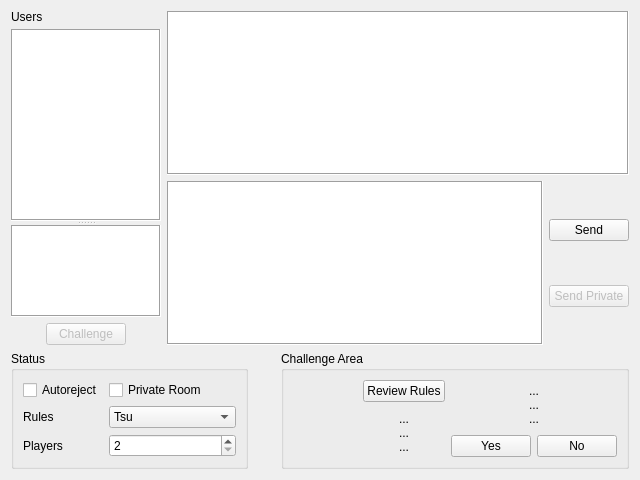
<?xml version="1.0" encoding="UTF-8"?>
<ui version="4.0">
 <class>ChatroomForm</class>
 <widget class="QWidget" name="ChatroomForm">
  <property name="geometry">
   <rect>
    <x>0</x>
    <y>0</y>
    <width>640</width>
    <height>480</height>
   </rect>
  </property>
  <property name="windowTitle">
   <string>Form</string>
  </property>
  <layout class="QVBoxLayout" name="verticalLayout_3">
   <item>
    <layout class="QHBoxLayout" name="RoomLayout" stretch="2,8">
     <item>
      <layout class="QVBoxLayout" name="UserPane">
       <item>
        <widget class="QLabel" name="usersOnlineLabel">
         <property name="sizePolicy">
          <sizepolicy hsizetype="Preferred" vsizetype="Minimum">
           <horstretch>0</horstretch>
           <verstretch>0</verstretch>
          </sizepolicy>
         </property>
         <property name="minimumSize">
          <size>
           <width>0</width>
           <height>12</height>
          </size>
         </property>
         <property name="maximumSize">
          <size>
           <width>16777215</width>
           <height>12</height>
          </size>
         </property>
         <property name="text">
          <string>Users</string>
         </property>
        </widget>
       </item>
       <item>
        <widget class="QSplitter" name="UserrSplitter">
         <property name="sizePolicy">
          <sizepolicy hsizetype="Expanding" vsizetype="Preferred">
           <horstretch>0</horstretch>
           <verstretch>0</verstretch>
          </sizepolicy>
         </property>
         <property name="minimumSize">
          <size>
           <width>150</width>
           <height>0</height>
          </size>
         </property>
         <property name="orientation">
          <enum>Qt::Vertical</enum>
         </property>
         <widget class="UserInfoTextBox" name="UserInfoTextEdit">
          <property name="sizePolicy">
           <sizepolicy hsizetype="Preferred" vsizetype="Expanding">
            <horstretch>0</horstretch>
            <verstretch>0</verstretch>
           </sizepolicy>
          </property>
          <property name="minimumSize">
           <size>
            <width>134</width>
            <height>80</height>
           </size>
          </property>
          <property name="frameShape">
           <enum>QFrame::Box</enum>
          </property>
          <property name="frameShadow">
           <enum>QFrame::Sunken</enum>
          </property>
          <property name="undoRedoEnabled">
           <bool>false</bool>
          </property>
          <property name="readOnly">
           <bool>true</bool>
          </property>
          <property name="textInteractionFlags">
           <set>Qt::TextBrowserInteraction</set>
          </property>
         </widget>
         <widget class="QListWidget" name="UserListWidget">
          <property name="sizePolicy">
           <sizepolicy hsizetype="Preferred" vsizetype="Expanding">
            <horstretch>0</horstretch>
            <verstretch>100</verstretch>
           </sizepolicy>
          </property>
          <property name="frameShape">
           <enum>QFrame::Box</enum>
          </property>
         </widget>
        </widget>
       </item>
       <item>
        <layout class="QHBoxLayout" name="ChallengeButtonLayout">
         <item>
          <spacer name="ChallengeButtonLeftSpacer">
           <property name="orientation">
            <enum>Qt::Horizontal</enum>
           </property>
           <property name="sizeType">
            <enum>QSizePolicy::MinimumExpanding</enum>
           </property>
           <property name="sizeHint" stdset="0">
            <size>
             <width>16</width>
             <height>20</height>
            </size>
           </property>
          </spacer>
         </item>
         <item>
          <widget class="QPushButton" name="ChallengeButton">
           <property name="enabled">
            <bool>false</bool>
           </property>
           <property name="text">
            <string comment="ButtonChallenge">Challenge</string>
           </property>
          </widget>
         </item>
         <item>
          <spacer name="ChallengeButtonRightSpacer">
           <property name="orientation">
            <enum>Qt::Horizontal</enum>
           </property>
           <property name="sizeType">
            <enum>QSizePolicy::MinimumExpanding</enum>
           </property>
           <property name="sizeHint" stdset="0">
            <size>
             <width>16</width>
             <height>20</height>
            </size>
           </property>
          </spacer>
         </item>
        </layout>
       </item>
      </layout>
     </item>
     <item>
      <layout class="QVBoxLayout" name="ChatPane">
       <item>
        <widget class="ChatroomTextEdit" name="ChatTextEdit">
         <property name="frameShape">
          <enum>QFrame::Box</enum>
         </property>
         <property name="undoRedoEnabled">
          <bool>false</bool>
         </property>
         <property name="readOnly">
          <bool>true</bool>
         </property>
         <property name="textInteractionFlags">
          <set>Qt::LinksAccessibleByMouse|Qt::TextSelectableByMouse</set>
         </property>
        </widget>
       </item>
       <item>
        <layout class="QHBoxLayout" name="EntryLayout">
         <item>
          <widget class="ChatTextEntry" name="EntryTextEdit">
           <property name="frameShape">
            <enum>QFrame::Box</enum>
           </property>
          </widget>
         </item>
         <item>
          <layout class="QVBoxLayout" name="verticalLayout">
           <item>
            <widget class="QPushButton" name="SendButton">
             <property name="text">
              <string comment="ButtonSend">Send</string>
             </property>
            </widget>
           </item>
           <item>
            <widget class="QPushButton" name="SendPrivateButton">
             <property name="enabled">
              <bool>false</bool>
             </property>
             <property name="text">
              <string comment="SendPrivate">Send Private</string>
             </property>
            </widget>
           </item>
          </layout>
         </item>
        </layout>
       </item>
      </layout>
     </item>
    </layout>
   </item>
   <item>
    <layout class="QHBoxLayout" name="ChallengeLayout">
     <item>
      <widget class="QGroupBox" name="ChallengeGroupBox">
       <property name="sizePolicy">
        <sizepolicy hsizetype="Preferred" vsizetype="Preferred">
         <horstretch>0</horstretch>
         <verstretch>0</verstretch>
        </sizepolicy>
       </property>
       <property name="title">
        <string comment="Status">Status</string>
       </property>
       <layout class="QFormLayout" name="formLayout">
        <item row="2" column="0">
         <widget class="QLabel" name="RulesLabel">
          <property name="text">
           <string comment="TitleRules">Rules</string>
          </property>
         </widget>
        </item>
        <item row="2" column="1">
         <widget class="QComboBox" name="RulesComboBox">
          <item>
           <property name="text">
            <string>Tsu</string>
           </property>
          </item>
          <item>
           <property name="text">
            <string>Fever</string>
           </property>
          </item>
          <item>
           <property name="text">
            <string>Fever (15th)</string>
           </property>
          </item>
          <item>
           <property name="text">
            <string>Endless Fever VS</string>
           </property>
          </item>
         </widget>
        </item>
        <item row="3" column="0">
         <widget class="QLabel" name="PlayersLabel">
          <property name="text">
           <string>Players</string>
          </property>
         </widget>
        </item>
        <item row="3" column="1">
         <widget class="QSpinBox" name="PlayersSpinbox">
          <property name="minimum">
           <number>2</number>
          </property>
          <property name="maximum">
           <number>50</number>
          </property>
         </widget>
        </item>
        <item row="1" column="1">
         <widget class="QCheckBox" name="PrivateCheckBox">
          <property name="text">
           <string comment="PrivateRoom">Private Room</string>
          </property>
         </widget>
        </item>
        <item row="1" column="0">
         <widget class="QCheckBox" name="AutoRejectCheckBox">
          <property name="text">
           <string comment="ButtonAutoreject">Autoreject</string>
          </property>
         </widget>
        </item>
       </layout>
      </widget>
     </item>
     <item>
      <spacer name="horizontalSpacer">
       <property name="orientation">
        <enum>Qt::Horizontal</enum>
       </property>
       <property name="sizeHint" stdset="0">
        <size>
         <width>40</width>
         <height>20</height>
        </size>
       </property>
      </spacer>
     </item>
     <item>
      <widget class="QGroupBox" name="ChallengeArea">
       <property name="sizePolicy">
        <sizepolicy hsizetype="Expanding" vsizetype="Preferred">
         <horstretch>1</horstretch>
         <verstretch>0</verstretch>
        </sizepolicy>
       </property>
       <property name="title">
        <string>Challenge Area</string>
       </property>
       <layout class="QHBoxLayout" name="horizontalLayout">
        <item>
         <widget class="QLabel" name="ChallengeIcon">
          <property name="sizePolicy">
           <sizepolicy hsizetype="Fixed" vsizetype="Fixed">
            <horstretch>0</horstretch>
            <verstretch>0</verstretch>
           </sizepolicy>
          </property>
          <property name="minimumSize">
           <size>
            <width>64</width>
            <height>64</height>
           </size>
          </property>
          <property name="text">
           <string/>
          </property>
         </widget>
        </item>
        <item>
         <layout class="QVBoxLayout" name="ChallengeRulesLayout">
          <item>
           <widget class="QPushButton" name="ReviewRulesButton">
            <property name="text">
             <string comment="ButtonReviewRules">Review Rules</string>
            </property>
           </widget>
          </item>
          <item>
           <widget class="QLabel" name="ChallengeRulesLabel">
            <property name="text">
             <string>...
...
...</string>
            </property>
            <property name="textFormat">
             <enum>Qt::PlainText</enum>
            </property>
            <property name="alignment">
             <set>Qt::AlignCenter</set>
            </property>
           </widget>
          </item>
         </layout>
        </item>
        <item>
         <layout class="QVBoxLayout" name="ChallengeQuestionLayout">
          <item>
           <widget class="QLabel" name="ChallengeQuestionLabel">
            <property name="text">
             <string>...
...
...</string>
            </property>
            <property name="textFormat">
             <enum>Qt::PlainText</enum>
            </property>
            <property name="alignment">
             <set>Qt::AlignCenter</set>
            </property>
           </widget>
          </item>
          <item>
           <layout class="QHBoxLayout" name="ChallengeQuestionResponseLayout">
            <item>
             <widget class="QPushButton" name="ChallengeYesButton">
              <property name="text">
               <string comment="ButtonYes">Yes</string>
              </property>
             </widget>
            </item>
            <item>
             <widget class="QPushButton" name="ChallengeNoButton">
              <property name="text">
               <string comment="ButtonNo">No</string>
              </property>
             </widget>
            </item>
           </layout>
          </item>
         </layout>
        </item>
       </layout>
      </widget>
     </item>
    </layout>
   </item>
  </layout>
 </widget>
 <customwidgets>
  <customwidget>
   <class>ChatTextEntry</class>
   <extends>QPlainTextEdit</extends>
   <header>chattextentry.h</header>
  </customwidget>
  <customwidget>
   <class>UserInfoTextBox</class>
   <extends>QTextEdit</extends>
   <header>userinfotextbox.h</header>
  </customwidget>
  <customwidget>
   <class>ChatroomTextEdit</class>
   <extends>QPlainTextEdit</extends>
   <header>chatroomtextedit.h</header>
  </customwidget>
 </customwidgets>
 <resources/>
 <connections/>
</ui>
